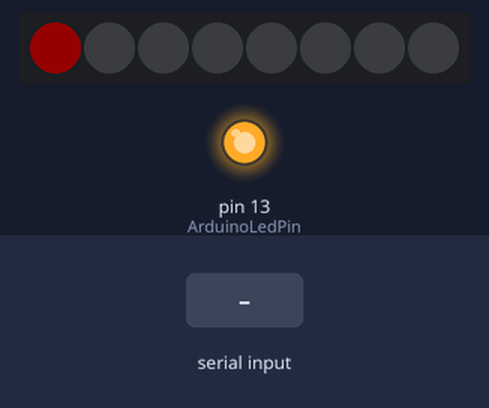
A sketch run on a simulated Arduino Uno, built with avr-gcc and run on an emulated ATmega328P. Parts: 8 RGB LEDs in strip order, left to right, output pins drawn as LEDs (lit = HIGH). The inputs (shaded band) are chosen by the test bench. Dim RGB values are drawn brighter than linear; what the sketch prints to the serial monitor is not drawn.

Above: at 0.1 s.
At 0.81 s:
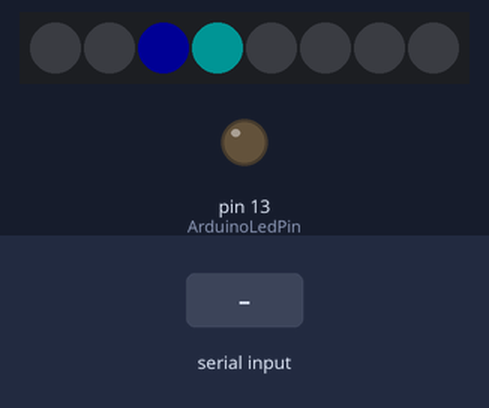
2.7 s: "1" received over Serial
5.7 s: byte 10 (10) received over Serial
8.7 s: byte 11 (11) received over Serial
11.7 s: byte 20 (20) received over Serial
Timing chart, 0 to 14.7 s (numbered marks = the images above; inputs shaded):
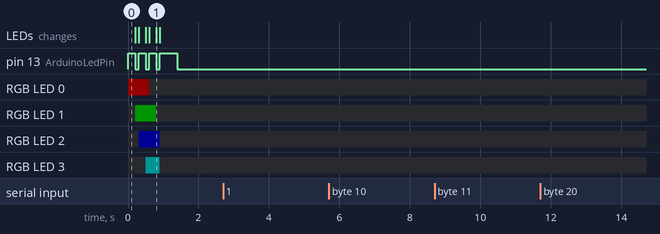

Measured:
- after the input at 2.7 s, every drawn part: stays the same
- after the input at 5.7 s, every drawn part: stays the same
- after the input at 8.7 s, every drawn part: stays the same
- after the input at 11.7 s, every drawn part: stays the same

The sketch:

NeoPixel_FromSerial.ino
```cpp
  /*
   This sketch is and adaptation of "LED String Control from Serial"  - adpated for Neopixel.
   Most commands are the same, the main difference is the setup part and the libraries called.
   THe idea is to define a way of dealing with Serial comms,
   - Startbyte is 255. All data that does not start with 255 is discarded.
   - Data is read until the buffersize is reached, the serial times out (1 sec) or the stopbyte is encountered
   - Stopbyte is 254.
   - Data is read into an array of Bytes.

   - a few blinks to show the program has started (at the end of 'setup')
   - "[" (ASCII 91) FROM Arduino is the character for debugging information. Any comments or debugging information start with '['
   - "]" (ASCII 93) FROM Arduino is the 'bytes in buffer' ie. when zero, it means the Arduino is ready for new commands
   - Feedback to the main system can be switched on and off with a constant: Diagnostic = 0 or 1

   NEXT STEPS: use Serial.Find instead of evaluation serial.read for '255' every cycle
   2nd byte is a MODE byte which triggers cases
   load 5 different arrays with loading-modes, and trigger them quickly witch trigger modes
   */

  // Adafruit neopixel stuff
  #include <Adafruit_NeoPixel.h>
  const int nLEDs = 8; // Number of RGB LEDs in strand:
  int dataPin  = 2; //green wire
  Adafruit_NeoPixel strip = Adafruit_NeoPixel(nLEDs, dataPin, NEO_GRB + NEO_KHZ800);

  // Basic stuff
  const int ArduinoLedPin =  13;      // the number of the LED pin
  boolean Diagnostic = 1;
  int i;

  // Serial comms stuff
  byte inByte = 0; //inByte is constantly read and evaluated for value '255' If its not 255, it is discarded and the next byte is read
  int BytesInBuffer = 0;
  int Mode = 0;

  // Full System Descriptions
  byte STATE0[nLEDs*3];
  byte STATE1[nLEDs*3];
  byte STATE2[nLEDs*3];
  byte STATE3[nLEDs*3];
  byte STATE4[nLEDs*3];

  // Bytes for other modes
  byte RedByte = 0;
  byte GreenByte = 0;
  byte BlueByte = 0;
  int Chasecount = 0;
  int TimerByte = 0;


  void setup() {
    pinMode(ArduinoLedPin, OUTPUT);
    Serial.begin(9600);

    // LED stuff
    strip.begin(); // Start up the LED strip
    strip.show();  // Update the strip, to start they are all 'off'

    //WakeUp
    Wakeup();

    if (Diagnostic) {
      Serial.println("[ Diagnostic ON");
    }
    else {
      Serial.println("[ Diagnostic OFF");
    };
  }


  ///////////////////////////////////////////////////////////

  void loop()
  {
    /// Reading incoming serial data into an Array starts here

    BytesInBuffer =  Serial.available();
    if (Diagnostic) {
      Serial.print("[ Bytes in Buffer: ");
      Serial.println(BytesInBuffer);
    }

    Serial.print("]");
    Serial.println(BytesInBuffer);

    if (BytesInBuffer > 0)
    {
      if (Diagnostic) {
        Serial.print("[ Bytes in Buffer: ");
        Serial.println(BytesInBuffer);
      }
      inByte = Serial.read();

      if (inByte == 255)
      {
        if (Diagnostic) {
          while (!Serial.available()) {
          };
          Mode = Serial.read();
          Serial.print("Mode=");
          Serial.println(Mode);
        }
        switch (Mode) {
        case 10: //Read Bytes into array STATE0

          Serial.readBytesUntil(254, (char *)STATE0, nLEDs*3);
          for (i=0; i < nLEDs; i++) {
            strip.setPixelColor(i, strip.Color((STATE0[i*3])/2,(STATE0[i*3+1])/2,(STATE0[i*3+2])/2));
            strip.show();
          }
          break;
        case 11: //Read Bytes into array STATE1

          Serial.readBytesUntil(254, (char *)STATE1, nLEDs*3);
          for (i=0; i < nLEDs; i++) {
            strip.setPixelColor(i, strip.Color((STATE1[i*3])/2,(STATE1[i*3+1])/2,(STATE1[i*3+2])/2));
            strip.show();
          }
          break;

        case 20: //Update LEDs with ARRAY0
          for (i=0; i < nLEDs; i++) {
            strip.setPixelColor(i, strip.Color((STATE0[i*3])/2,(STATE0[i*3+1])/2,(STATE0[i*3+2])/2));
            strip.show();
          }
          break;

        case 21://Update LEDs with ARRAY1
          for (i=0; i < nLEDs; i++) {
            strip.setPixelColor(i, strip.Color((STATE1[i*3])/2,(STATE1[i*3+1])/2,(STATE1[i*3+2])/2));
            strip.show();
          }
          break;
         case 0: //All LEDS OFF
          {for(int i=0; i<nLEDs; i++) {
        strip.setPixelColor(i, 0); // Erase pixel, but don't refresh!
      }
      strip.show();              // Refresh LED states
      break;

          }

        }
      }
    }

    ///// print array to serial port for verification

    /*
    Serial.print("A");
     for (int i=0; i< nLEDs*3 ; i++)
     {

     Serial.print(" ");
     Serial.print(STATE0[i], DEC);
     Serial.print(" ");
     }
     Serial.println("");

     Serial.print("B");
     for (int i=0; i< nLEDs*3 ; i++)
     {

     Serial.print(" ");
     Serial.print(STATE1[i], DEC);
     Serial.print(" ");
     }
     Serial.println("");
     */
  }

  void Wakeup()
  {
    Serial.println("Hello.");
    // 4 blinks to show Arduino is starting
    digitalWrite(ArduinoLedPin, HIGH);
    strip.setPixelColor(0, strip.Color(20,0,0));
    strip.show();
    delay(200);
    digitalWrite(ArduinoLedPin, LOW);
    strip.setPixelColor(1, strip.Color(0,20,0));
    strip.show();
    delay(100);
    digitalWrite(ArduinoLedPin, HIGH);
    strip.setPixelColor(2, strip.Color(0,0,20));
    strip.show();
    delay(200);
    digitalWrite(ArduinoLedPin, LOW);
    strip.setPixelColor(3, strip.Color(0,20,20));
    strip.show();
    delay(100);
    digitalWrite(ArduinoLedPin, HIGH);
    strip.setPixelColor(0, strip.Color(0,0,0));
    strip.show();
    delay(200);
    digitalWrite(ArduinoLedPin, LOW);
    strip.setPixelColor(1, strip.Color(0,0,0));
    strip.show();
    delay(100);
    digitalWrite(ArduinoLedPin, HIGH);
    strip.setPixelColor(2, strip.Color(0,0,0));
    strip.setPixelColor(3, strip.Color(0,0,0));
    strip.show();
    delay(500);
    digitalWrite(ArduinoLedPin, LOW);
  }
```
